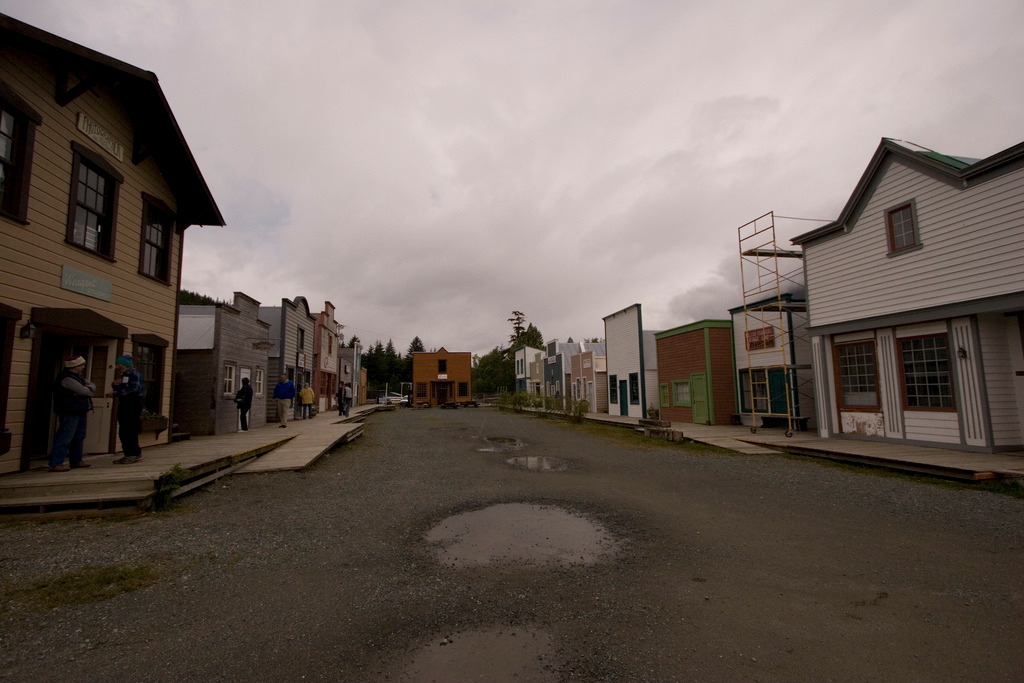
#> input picture images/img.jpeg, 1024 x 683 px
$ python generate_ablation_studies.py
#> lines starting #> are read from the running program, lines starting #| are printed output that depends on the picture
"""
Ablation Studies Figure Generator

This script generates visualizations comparing different pipeline configurations:
(a) Without color-preserving lighting model (desaturated output)
(b) Without shadow computation (missing depth cues, faster)
(c) Uniform sampling vs strided sampling (quality vs speed)
(d) Shoebox approximation vs multi-plane reconstruction

Based on the pipeline.py with selective feature toggling.
"""

import cv2
import numpy as np
import os
import glob
import sys
import matplotlib
matplotlib.use('Agg')
import matplotlib.pyplot as plt
import matplotlib.gridspec as gridspec
import seaborn as sns
from tqdm import tqdm

# Add src directory to path
sys.path.append('../src')
from geometry_classes import get_scene_planes

# Set aesthetic style
sns.set_style("white")
sns.set_context("paper", font_scale=0.9)

# Configuration
VP = (427, 393)
BACK_TL = (362, 322)
BACK_BR = (509, 404)
IMG_PATH = '../images/img.jpeg'
CODED_MAP_PATH = '../coded_id_map.npy'
ALPHA_MASK_PATH = '../images/mask.jpeg'
SKY_FOLDER = '../sky1'

# Pipeline parameters
SUN_INTENSITY = 2.5
SUN_COLOR = np.array([1.0, 0.95, 0.85])
AMBIENT_INTENSITY = 0.3
AMBIENT_COLOR = np.array([0.6, 0.65, 0.7])
EXPOSURE_COMPENSATION = 0.5
SATURATION_BOOST = 1.2
SHADOW_BLUR = 21
SHADOW_OPACITY = 0.75
FLOOR_SAMPLE_RATE = 10

# [133 lines left out: functions extract_sun_direction, compute_shadow_map, apply_saturation, aces_tonemap, render_frame, not called in this run]

def create_ablation_figure():
    """Create ablation study figure"""
    print("="*60)
    print("GENERATING ABLATION STUDIES FIGURE")
    print("="*60)

    # Load base assets
    print("Loading assets...")
    base_img_srgb = cv2.imread(IMG_PATH).astype(np.float32) / 255.0
    base_img = np.power(base_img_srgb, 2.2)
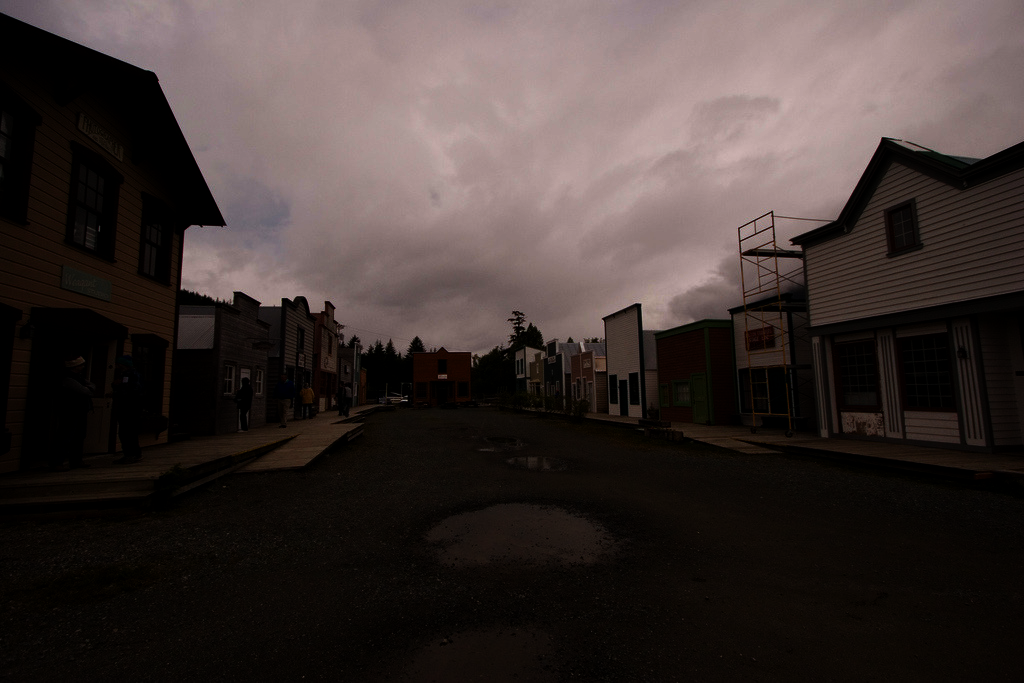
#> base_img: shape (683, 1024, 3) float32; mean B, G, R 0.2, 0.209, 0.25
    h, w = base_img.shape[:2]
#> h = 683; w = 1024

    alpha_mask = cv2.imread(ALPHA_MASK_PATH, 0)
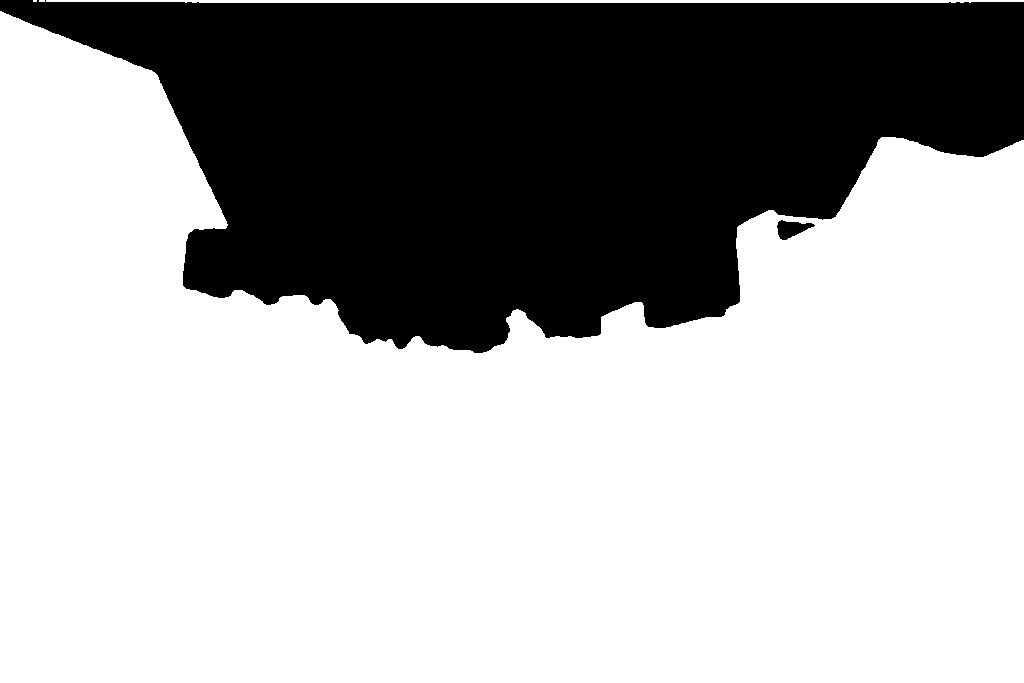
#> input picture images/mask.jpeg, 1024 x 683 px
#> alpha_mask is the input picture: shape (683, 1024); min 0, max 255, mean 170
    kernel = np.ones((3,3), np.uint8)
    alpha_mask = cv2.erode(alpha_mask, kernel, iterations=2)
    alpha_mask = alpha_mask.astype(np.float32) / 255.0

#> (the run stopped early here; a loop or call above may not have finished)
